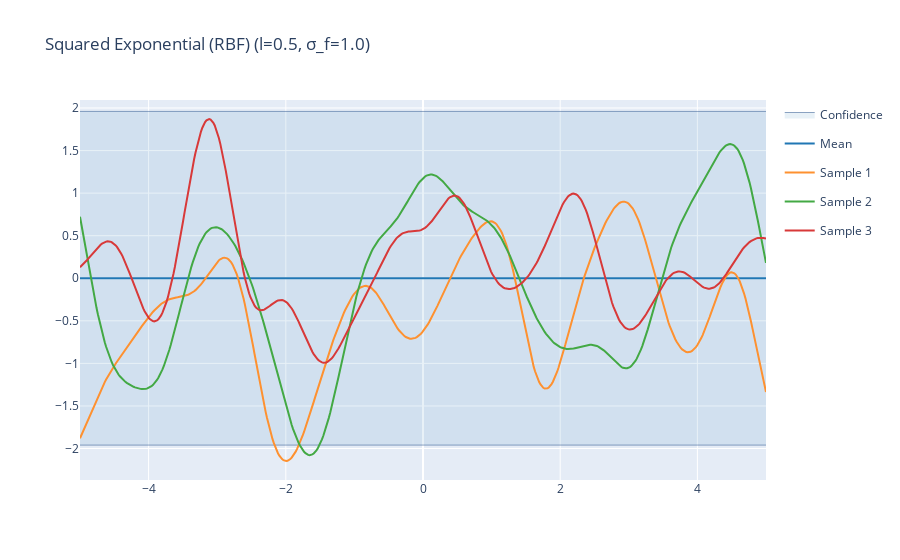
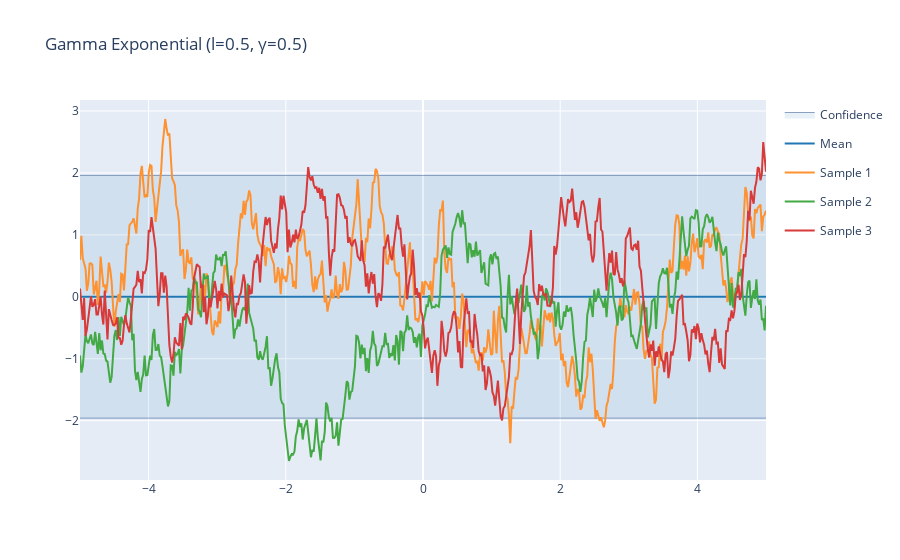
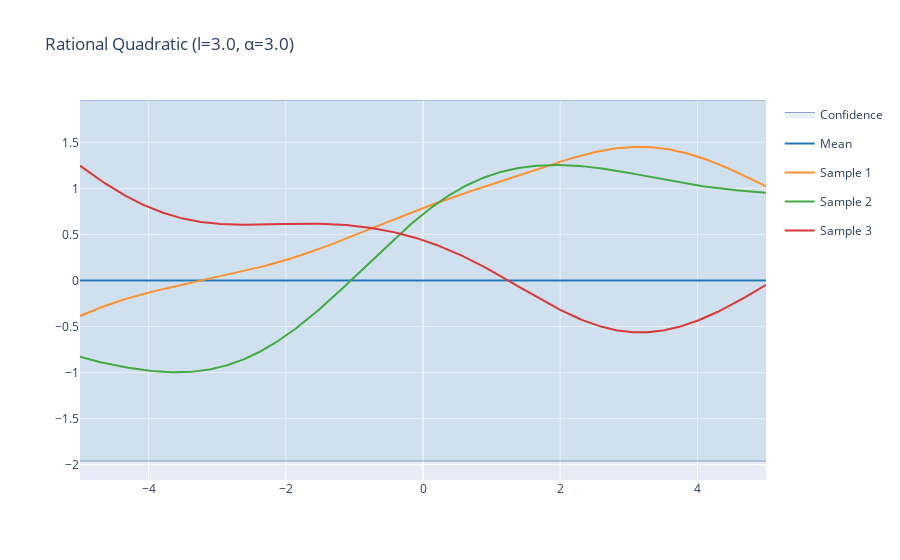
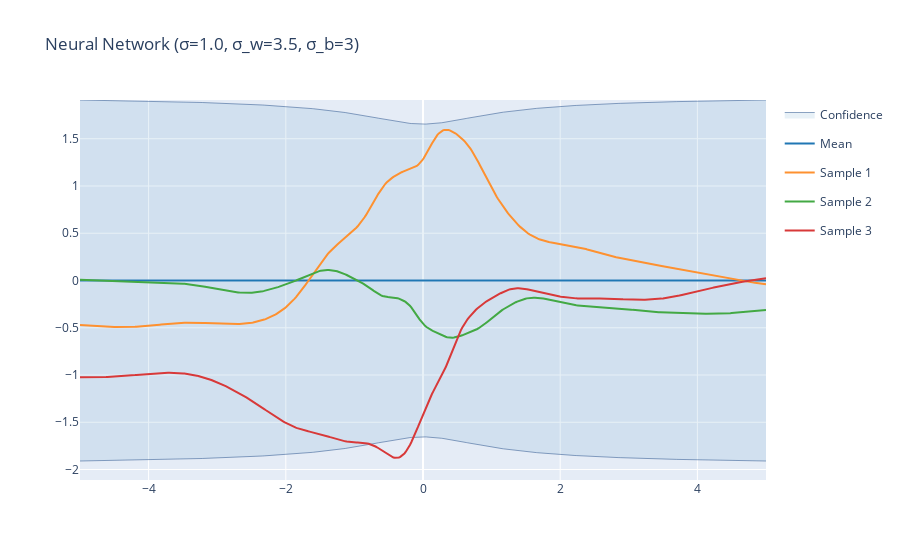

Here is the notebook cell these charts were saved with, in order:
### Code cell
# Plot priors
NSAMPLES = 3
X = np.linspace(-5., 5., 500)[:, None]
mu = np.zeros((500))

# 1. RBF or Squared Exponential
l1 = .5
sigma_f = 1.
rbf_cov = rbf(X,X,l=l1, sigma_f=sigma_f)
rbf_samples = np.random.multivariate_normal(mu, cov, NSAMPLES)
rbf_title = "Squared Exponential (RBF) (l={l}, \u03C3_f={sigma_f})".format(l=l1, sigma_f=sigma_f)

# 2. Gamma Exponential
l2 = .5
gamma = .5
gamma_cov = gamma_exp(X, X, l = l2, gamma=gamma)
gamma_samples = np.random.multivariate_normal(mu, gamma_cov, NSAMPLES)
gamma_title = "Gamma Exponential (l={l}, \u03B3={gamma})".format(l=l2, gamma=gamma)

# 3. Rational Quadratic
l3 = 3.
alpha = 3.
rq_cov = rational_quadratic(X, X, l=l3, alpha=alpha)
rq_samples = np.random.multivariate_normal(mu, rq_cov, NSAMPLES)
rq_title = "Rational Quadratic (l={l}, \u03B1={alpha})".format(l=l3, alpha=alpha)

# 4. Neural Network
sigma = 1.
sigma_w = 3.5
sigma_b = 3
gpy_nn = GPy.kern.MLP(input_dim=1, variance=sigma**2, weight_variance=sigma_w**2, bias_variance=sigma_b**2)
nn_cov = gpy_nn.K(X, X)
nn_samples = np.random.multivariate_normal(mu, nn_cov, NSAMPLES)
nn_title = "Neural Network (\u03C3={sigma}, \u03C3_w={sigma_w}, \u03C3_b={sigma_b})".format(sigma=sigma, sigma_w=sigma_w, sigma_b=sigma_b)

# 5. Exponential
l5 = 1.
exp_cov = exp(X, X, l=l5)
exp_samples = np.random.multivariate_normal(mu, exp_cov, NSAMPLES)
exp_title = "Exponential (l={l})".format(l=l5)

# 6. Polynomial
k = 3.
gpy_poly = GPy.kern.Poly(input_dim=1, order=k)
poly_cov = gpy_poly.K(X, X)
poly_samples = np.random.multivariate_normal(mu, poly_cov, NSAMPLES)
poly_title = "Polynomial (k={order})".format(order=k)

# plot_gp(mu, cov, X, samples=rbf_samples)

plotly_gp(mu, cov, X, samples=rbf_samples, title=rbf_title)
plotly_gp(mu, gamma_cov, X, samples=gamma_samples, title=gamma_title)
plotly_gp(mu, rq_cov, X, samples=rq_samples, title=rq_title)
plotly_gp(mu, nn_cov, X, samples=nn_samples, title=nn_title)
# plotly_gp(mu, exp_cov, X, samples=exp_samples, title=exp_title)

### Figure 1 — Plotly figure (JSON) as saved in the notebook; plotly's stock layout.template omitted (floating-point values rounded to 4 significant figures; data arrays with more than 128 entries replaced by an {"elided": "..."} marker saying what was removed)
{"data": [{"fillcolor": "rgba(32, 119, 180, 0.1)", "legendgroup": "Confidence_fill_(layout.XAxis(),layout.YAxis())", "line": {"color": "#204a87", "width": 0.5}, "name": "Confidence", "showlegend": false, "type": "scatter", "x": {"elided": "500 float values"}, "y": {"elided": "500 float values"}}, {"fill": "tonextx", "fillcolor": "rgba(32, 119, 180, 0.1)", "legendgroup": "Confidence_fill_(layout.XAxis(),layout.YAxis())", "line": {"color": "#204a87", "width": 0.5}, "name": "Confidence", "showlegend": true, "type": "scatter", "x": {"elided": "500 float values"}, "y": {"elided": "500 float values"}}, {"line": {"color": "#2077b4"}, "name": "Mean", "type": "scatter", "x": {"elided": "500 float values"}, "y": {"elided": "500 int values"}}, {"line": {"color": "#fe9130"}, "name": "Sample 1", "type": "scatter", "x": {"elided": "500 float values"}, "y": {"elided": "500 float values"}}, {"line": {"color": "#43a944"}, "name": "Sample 2", "type": "scatter", "x": {"elided": "500 float values"}, "y": {"elided": "500 float values"}}, {"line": {"color": "#d83939"}, "name": "Sample 3", "type": "scatter", "x": {"elided": "500 float values"}, "y": {"elided": "500 float values"}}], "layout": {"hovermode": "x", "title": {"text": "Squared Exponential (RBF) (l=0.5, σ_f=1.0)"}}}

### Figure 2 — Plotly figure (JSON) as saved in the notebook; plotly's stock layout.template omitted (floating-point values rounded to 4 significant figures; data arrays with more than 128 entries replaced by an {"elided": "..."} marker saying what was removed)
{"data": [{"fillcolor": "rgba(32, 119, 180, 0.1)", "legendgroup": "Confidence_fill_(layout.XAxis(),layout.YAxis())", "line": {"color": "#204a87", "width": 0.5}, "name": "Confidence", "showlegend": false, "type": "scatter", "x": {"elided": "500 float values"}, "y": {"elided": "500 float values"}}, {"fill": "tonextx", "fillcolor": "rgba(32, 119, 180, 0.1)", "legendgroup": "Confidence_fill_(layout.XAxis(),layout.YAxis())", "line": {"color": "#204a87", "width": 0.5}, "name": "Confidence", "showlegend": true, "type": "scatter", "x": {"elided": "500 float values"}, "y": {"elided": "500 float values"}}, {"line": {"color": "#2077b4"}, "name": "Mean", "type": "scatter", "x": {"elided": "500 float values"}, "y": {"elided": "500 int values"}}, {"line": {"color": "#fe9130"}, "name": "Sample 1", "type": "scatter", "x": {"elided": "500 float values"}, "y": {"elided": "500 float values"}}, {"line": {"color": "#43a944"}, "name": "Sample 2", "type": "scatter", "x": {"elided": "500 float values"}, "y": {"elided": "500 float values"}}, {"line": {"color": "#d83939"}, "name": "Sample 3", "type": "scatter", "x": {"elided": "500 float values"}, "y": {"elided": "500 float values"}}], "layout": {"hovermode": "x", "title": {"text": "Gamma Exponential (l=0.5, γ=0.5)"}}}

### Figure 3 — Plotly figure (JSON) as saved in the notebook; plotly's stock layout.template omitted (floating-point values rounded to 4 significant figures; data arrays with more than 128 entries replaced by an {"elided": "..."} marker saying what was removed)
{"data": [{"fillcolor": "rgba(32, 119, 180, 0.1)", "legendgroup": "Confidence_fill_(layout.XAxis(),layout.YAxis())", "line": {"color": "#204a87", "width": 0.5}, "name": "Confidence", "showlegend": false, "type": "scatter", "x": {"elided": "500 float values"}, "y": {"elided": "500 float values"}}, {"fill": "tonextx", "fillcolor": "rgba(32, 119, 180, 0.1)", "legendgroup": "Confidence_fill_(layout.XAxis(),layout.YAxis())", "line": {"color": "#204a87", "width": 0.5}, "name": "Confidence", "showlegend": true, "type": "scatter", "x": {"elided": "500 float values"}, "y": {"elided": "500 float values"}}, {"line": {"color": "#2077b4"}, "name": "Mean", "type": "scatter", "x": {"elided": "500 float values"}, "y": {"elided": "500 int values"}}, {"line": {"color": "#fe9130"}, "name": "Sample 1", "type": "scatter", "x": {"elided": "500 float values"}, "y": {"elided": "500 float values"}}, {"line": {"color": "#43a944"}, "name": "Sample 2", "type": "scatter", "x": {"elided": "500 float values"}, "y": {"elided": "500 float values"}}, {"line": {"color": "#d83939"}, "name": "Sample 3", "type": "scatter", "x": {"elided": "500 float values"}, "y": {"elided": "500 float values"}}], "layout": {"hovermode": "x", "title": {"text": "Rational Quadratic (l=3.0, α=3.0)"}}}

### Figure 4 — Plotly figure (JSON) as saved in the notebook; plotly's stock layout.template omitted (floating-point values rounded to 4 significant figures; data arrays with more than 128 entries replaced by an {"elided": "..."} marker saying what was removed)
{"data": [{"fillcolor": "rgba(32, 119, 180, 0.1)", "legendgroup": "Confidence_fill_(layout.XAxis(),layout.YAxis())", "line": {"color": "#204a87", "width": 0.5}, "name": "Confidence", "showlegend": false, "type": "scatter", "x": {"elided": "500 float values"}, "y": {"elided": "500 float values"}}, {"fill": "tonextx", "fillcolor": "rgba(32, 119, 180, 0.1)", "legendgroup": "Confidence_fill_(layout.XAxis(),layout.YAxis())", "line": {"color": "#204a87", "width": 0.5}, "name": "Confidence", "showlegend": true, "type": "scatter", "x": {"elided": "500 float values"}, "y": {"elided": "500 float values"}}, {"line": {"color": "#2077b4"}, "name": "Mean", "type": "scatter", "x": {"elided": "500 float values"}, "y": {"elided": "500 int values"}}, {"line": {"color": "#fe9130"}, "name": "Sample 1", "type": "scatter", "x": {"elided": "500 float values"}, "y": {"elided": "500 float values"}}, {"line": {"color": "#43a944"}, "name": "Sample 2", "type": "scatter", "x": {"elided": "500 float values"}, "y": {"elided": "500 float values"}}, {"line": {"color": "#d83939"}, "name": "Sample 3", "type": "scatter", "x": {"elided": "500 float values"}, "y": {"elided": "500 float values"}}], "layout": {"hovermode": "x", "title": {"text": "Neural Network (σ=1.0, σ_w=3.5, σ_b=3)"}}}
